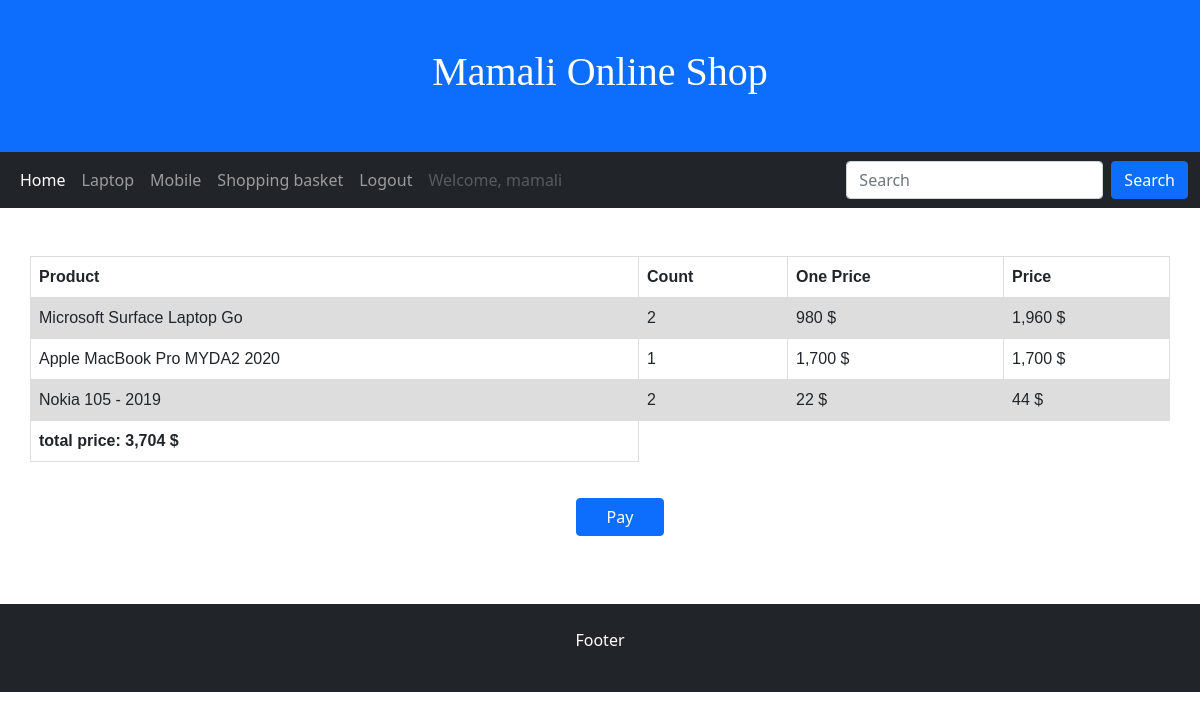
/factor/ (signed in), run on the app's committed database.
### store_app/models.py (models this page shows, shortened)
class ShoppingBasket(models.Model):
    buyyer = models.ForeignKey(User, models.CASCADE)
    product = models.ForeignKey(Product, models.CASCADE, related_name='products')
    count = models.PositiveSmallIntegerField(default=1)
    class Meta:
        ordering = ['buyyer']

class Product(models.Model):
    title = models.CharField(max_length=100)
    image = models.ImageField(upload_to='store_app')
    brand = models.ForeignKey(to='Brand', on_delete=models.CASCADE, related_name='brands')
    category = models.ForeignKey(to='Category', on_delete=models.CASCADE, related_name='categories')
    explanation = RichTextField()
    price = models.IntegerField()
    count = models.SmallIntegerField()
    available = models.BooleanField(default=False)
    created_at = models.DateTimeField(default=timezone.now)

### store_app/views.py (the view)
# urls.py: path('factor/', views.factor_view, name='factor'),
def factor_view(req):
    purchases = ShoppingBasket.objects.filter(buyyer=req.user)
    total = 0
    for purchase in purchases:
        total += purchase.product.price * purchase.count
    return render(req, 'store_app/factor.html', {'purchases': purchases, 'total_price': total})

### templates/store_app/factor.html (shortened to what this page needs)
{% extends 'base.html' %}
{% load humanize %}
{% block content %}
{% if not purchase %}
    <table class="table">
        <tr>
            <th>Product</th>
            <th>Count</th>
            <th>One Price</th>
            <th>Price</th>
        </tr>
        {% for purchase in purchases %}
        <tr>
            <td>{{ purchase.product.title }}</td>
            <td>{{ purchase.count }}</td>
            <td>{{ purchase.product.price|intcomma }} $</td>
            {% widthratio purchase.product.price 1 purchase.count as price %}
            <td>  {{ price|intcomma }} $</td>
        </tr>
        {% endfor %}
        <tr>
            <th>total price: {{total_price|intcomma}} $</th>
        </tr>
    </table>
    <div class="container text-center" style="margin: 20px">
        <a style="padding-left: 30px; padding-right: 30px;" class="btn btn-primary" href="{% url 'store_app:bank' %}">Pay</a>
    </div>{% else %}
    <h1> Your basket is empty </h1>
{% endif %}
{% endblock content %}

### templates/base.html (shortened to what this page needs)
<!DOCTYPE html>
{% load static %}
<html lang="en">
<head>
  <link href="https://cdn.jsdelivr.net/npm/bootstrap@5.1.3/dist/css/bootstrap.min.css" rel="stylesheet">
</head>
<body>
    <div class="p-5 bg-primary text-white text-center">
      <h1 style="font-family:Times New Roman;">Mamali Online Shop</h1>
    </div>
    <nav class="navbar navbar-expand-sm bg-dark navbar-dark">
          <div class="container-fluid">
                <ul class="navbar-nav">
                    <li class="nav-item">
                        <a class="nav-link active" href="/">Home</a>
                    </li>
                    <li class="nav-item">
                        <a class="nav-link" href="{% url 'store_app:laptop-view' %}">Laptop</a>
                    </li>
                    <li class="nav-item">
                        <a class="nav-link" href="{% url 'store_app:mobile-view' %}">Mobile</a>
                    </li>
                    {% if user.is_authenticated %}
                    <li class="nav-item">
                        <a class="nav-link" href="{% url 'store_app:purchases-view' %}">Shopping basket</a>
                    </li>
                    <li class="nav-item">
                        <a class="nav-link" href="{% url 'store_app:logout-view' %}">Logout</a>
                    </li>
                    <li class="nav-item">
                        <a class="nav-link disabled" href="#">Welcome, {{ user.username }}</a>
                    </li>
                    {% endif %}
                </ul>
          <form method="get" action="{% url 'store_app:search-view' %}" class="d-flex">
            <input class="form-control me-2" type="text" name="search" placeholder="Search">
            <button class="btn btn-primary" type="submit">Search</button>
          </form>
          </div>
    </nav>
    <div class="container mt-5">
        <div class="row">
            {% block content %}
            {% endblock %}
        </div>
    </div>
    <div class="mt-5 p-4 bg-dark text-white text-center">
      <p>Footer</p>
    </div>
</body>
</html>

### templates/store_app/factor.html (style rules this page uses)
table { font-family: arial, sans-serif; border-collapse: collapse; width: 100%; }
td, th { border: 1px solid #dddddd; text-align: left; padding: 8px; }
tr:nth-child(even) { background-color: #dddddd; }

### data on the page
ShoppingBasket: product "Microsoft Surface Laptop Go", count "2", product.price "980", price "1,960"
ShoppingBasket: product "Apple MacBook Pro MYDA2 2020", count "1", product.price "1,700", price "1,700"
ShoppingBasket: product "Nokia 105 - 2019", count "2", product.price "22", price "44"

### other printed values
{{ user.username }} "mamali"
{{ total_price|intcomma }} "3,704"
